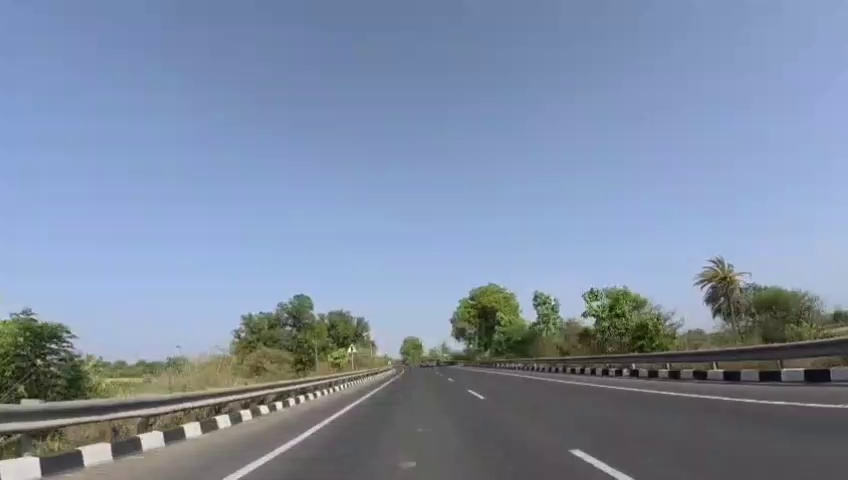
#> input picture VisionPilot/software_defined_vehicle/OpenADKit/Test/test_1_first_frame.jpg, 848 x 480 px
$ python metric_bev.py
#> lines starting #> are read from the running program, lines starting #| are printed output that depends on the picture; after the words box and inside, x2 and y2 are one past the last pixel; in counts of white or black regions, pixels touching at a corner belong together
import cv2
import numpy as np

# =========================
# Load undistorted image
# =========================
img = cv2.imread("test_1_first_frame.jpg")
#> img is the input picture: shape (480, 848, 3); mean B, G, R 163.4, 140.2, 125.6

h_img, w_img = img.shape[:2]
#> h_img = 480; w_img = 848

# =========================
# Camera Intrinsics
# =========================
K = np.array([
    [360.8899, 0, 418.3760],
    [0, 360.2564, 235.9731],
    [0, 0, 1]
], dtype=np.float32)

D = np.array([
    -0.16611822,
     0.05135685,
     0.00073602,
    -0.00209655,
    -0.01043283
], dtype=np.float32)

# =========================
# Camera Pose
# =========================
height = 1.0

pitch_deg = 18.569597431099865
yaw_deg = -1.17

pitch = np.radians(pitch_deg)
yaw = np.radians(yaw_deg)

# Rotation matrices
R_pitch = cv2.Rodrigues(
    np.array([-pitch, 0, 0], dtype=np.float32)
)[0]

R_yaw = cv2.Rodrigues(
    np.array([0, yaw, 0], dtype=np.float32)
)[0]

R = R_yaw @ R_pitch

rvec, _ = cv2.Rodrigues(R)

tvec = np.array([
    0,
    height,
    0
], dtype=np.float32)

# =========================
# Metric BEV Parameters
# =========================
x_min = -5.0      # metres
x_max = 5.0

z_min = 0.0
z_max = 30.0

resolution = 0.05   # metres/pixel

bev_width = int((x_max - x_min) / resolution)
bev_height = int((z_max - z_min) / resolution)

bev = np.zeros((bev_height, bev_width, 3), dtype=np.uint8)

# =========================
# Generate BEV
# =========================
for row in range(bev_height):

    # Forward distance
    z = z_max - row * resolution

    for col in range(bev_width):

        # Lateral distance
        x = x_min + col * resolution

        point = np.array(
            [[x, 0, z]],
            dtype=np.float32
        )

        imgpts, _ = cv2.projectPoints(
            point,
            rvec,
            tvec,
            K,
            None      # image already undistorted
        )

        u, v = imgpts[0][0]

        u = int(round(u))
        v = int(round(v))

        if (0 <= u < w_img) and (0 <= v < h_img):

            bev[row, col] = img[v, u]
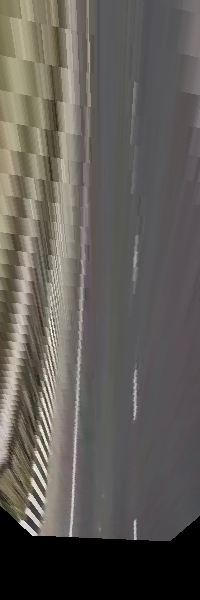
#> bev: shape (600, 200, 3); mean B, G, R 87.4, 92.4, 96

# =========================
# Draw Metric Grid
# =========================
for z in range(0, 31, 5):

    r = int((z_max - z) / resolution)

    cv2.line(
        bev,
        (0, r),
        (bev_width, r),
        (255,255,255),
        1
    )

    cv2.putText(
        bev,
        f"{z}m",
        (5, max(r-5, 15)),
        cv2.FONT_HERSHEY_SIMPLEX,
        0.4,
        (255,255,255),
        1
    )
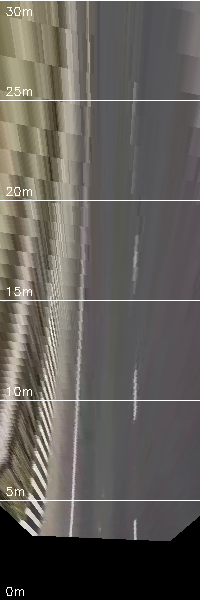
#> bev: shape (600, 200, 3); 1.35% of pixels changed, all inside (x1, y1, x2, y2) = (0, 0, 200, 596)

# Center line
center_col = bev_width // 2

cv2.line(
    bev,
    (center_col, 0),
    (center_col, bev_height),
    (0,255,255),
    1
)
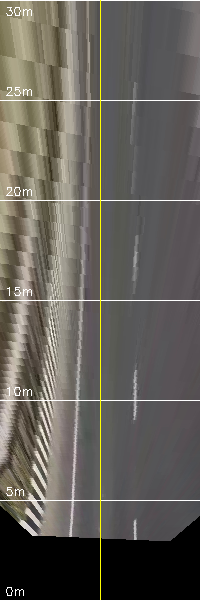
#> bev: shape (600, 200, 3); 0.5% of pixels changed, all inside (x1, y1, x2, y2) = (100, 0, 101, 600)

# Ego vehicle marker
cv2.circle(
    bev,
    (center_col, bev_height-1),
    5,
    (0,0,255),
    -1
)
#> bev: shape (600, 200, 3); 0.04% of pixels changed, all inside (x1, y1, x2, y2) = (95, 594, 106, 600)

# =========================
# Display
# =========================
cv2.imshow("Original", img)
cv2.imshow("Metric BEV", bev)

cv2.waitKey(0)
cv2.destroyAllWindows()

$ run again, with VisionPilot/software_defined_vehicle/OpenADKit/Test/CIPO.jpg copied over VisionPilot/software_defined_vehicle/OpenADKit/Test/test_1_first_frame.jpg
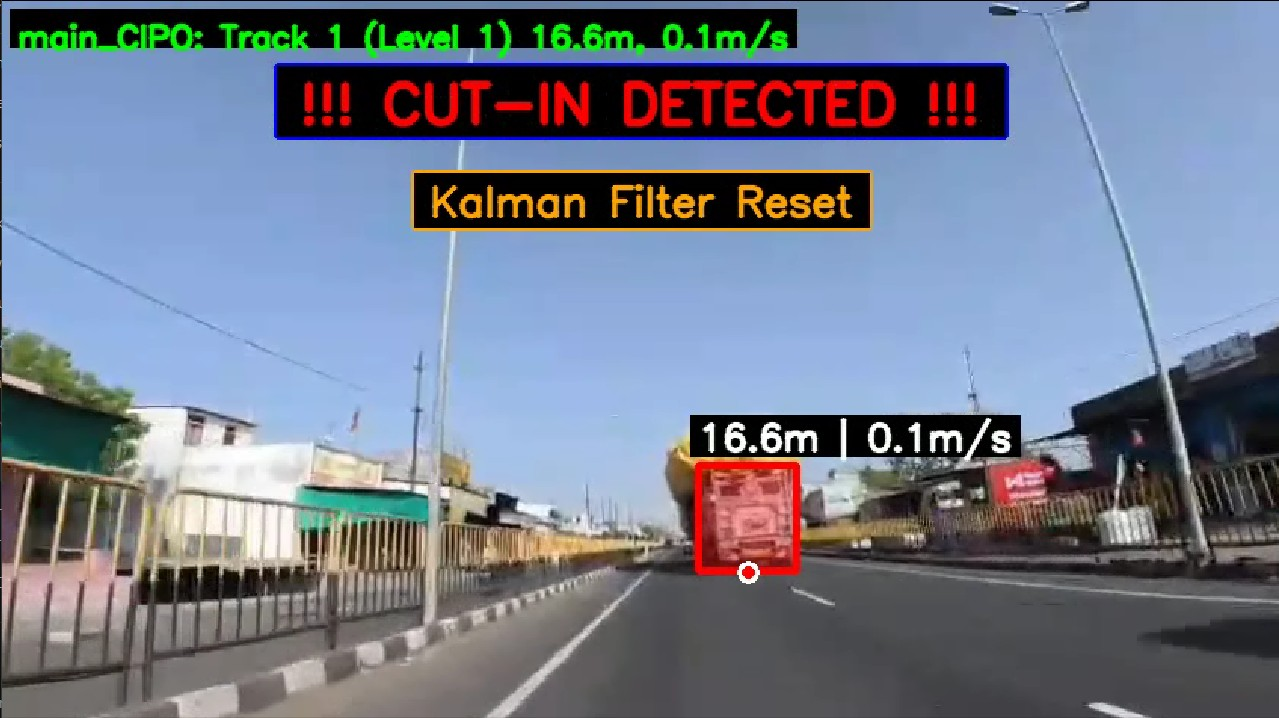
#> input picture VisionPilot/software_defined_vehicle/OpenADKit/Test/CIPO.jpg, 1279 x 718 px
#> img is the input picture: shape (718, 1279, 3); mean B, G, R 139.7, 122.9, 114.5
#> after the loop `for z in range(0, 31, 5):`:
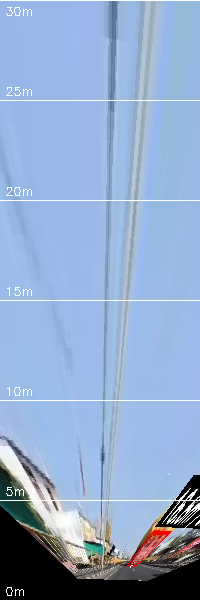
#> bev: shape (600, 200, 3); mean B, G, R 202.8, 168.3, 144.2
#> `cv2.line( bev, (center_col, 0), (center_col, bev_height), (0,255,255),..`:
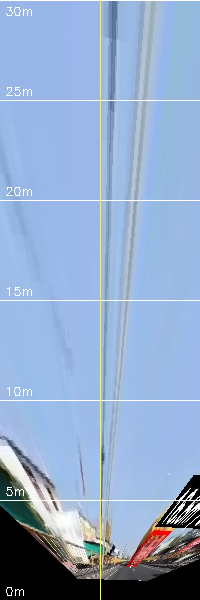
#> bev: shape (600, 200, 3); 0.5% of pixels changed, all inside (x1, y1, x2, y2) = (100, 0, 101, 600)

$ run again, with VisionPilot/software_defined_vehicle/OpenADKit/Test/autospeed_test2_frame.jpg copied over VisionPilot/software_defined_vehicle/OpenADKit/Test/test_1_first_frame.jpg
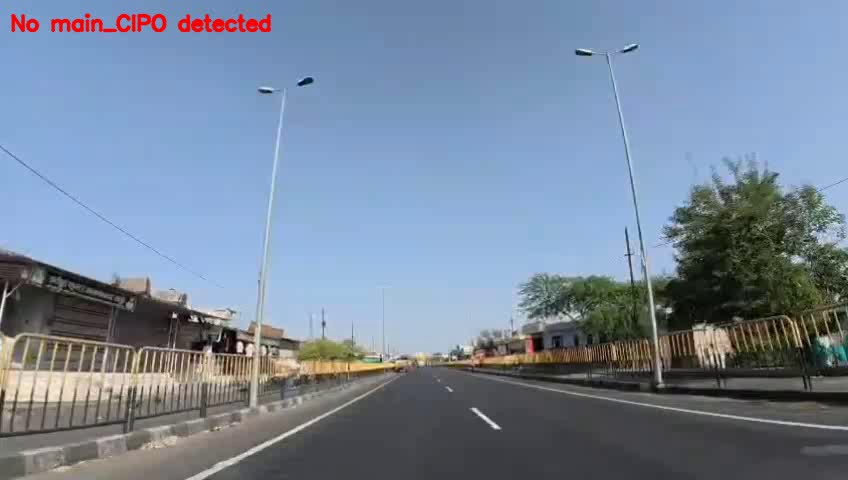
#> input picture VisionPilot/software_defined_vehicle/OpenADKit/Test/autospeed_test2_frame.jpg, 848 x 480 px
#> img is the input picture: shape (480, 848, 3); mean B, G, R 155, 134.7, 119.1
#> after the loop `for z in range(0, 31, 5):`:
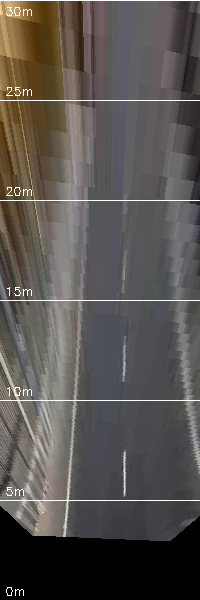
#> bev: shape (600, 200, 3); mean B, G, R 79.8, 83.3, 87.6
#> `cv2.line( bev, (center_col, 0), (center_col, bev_height), (0,255,255),..`:
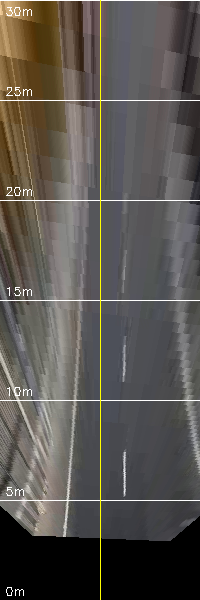
#> bev: shape (600, 200, 3); 0.5% of pixels changed, all inside (x1, y1, x2, y2) = (100, 0, 101, 600)
